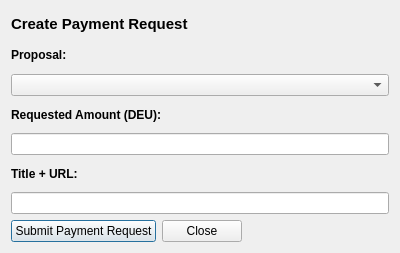
<?xml version="1.0" encoding="UTF-8"?>
<ui version="4.0">
 <class>CommunityFundCreatePaymentRequestDialog</class>
 <widget class="QDialog" name="CommunityFundCreatePaymentRequestDialog">
  <property name="geometry">
   <rect>
    <x>0</x>
    <y>0</y>
    <width>400</width>
    <height>253</height>
   </rect>
  </property>
  <property name="windowTitle">
   <string>Create Payment Request</string>
  </property>
  <layout class="QVBoxLayout" name="verticalLayout_2">
   <item>
    <layout class="QVBoxLayout" name="verticalLayoutCreatePaymentRequest">
     <item>
      <widget class="QLabel" name="labelCreatePaymentRequestTitle">
       <property name="sizePolicy">
        <sizepolicy hsizetype="Preferred" vsizetype="Minimum">
         <horstretch>0</horstretch>
         <verstretch>0</verstretch>
        </sizepolicy>
       </property>
       <property name="font">
        <font>
         <pointsize>11</pointsize>
         <weight>75</weight>
         <bold>true</bold>
        </font>
       </property>
       <property name="text">
        <string>Create Payment Request</string>
       </property>
      </widget>
     </item>
     <item>
      <widget class="QLabel" name="labelProposalHashTitle">
       <property name="sizePolicy">
        <sizepolicy hsizetype="Preferred" vsizetype="Minimum">
         <horstretch>0</horstretch>
         <verstretch>0</verstretch>
        </sizepolicy>
       </property>
       <property name="font">
        <font>
         <weight>75</weight>
         <bold>true</bold>
        </font>
       </property>
       <property name="text">
        <string>Proposal:</string>
       </property>
      </widget>
     </item>
     <item>
      <widget class="QComboBox" name="comboBoxProposalHash"/>
     </item>
     <item>
      <widget class="QLabel" name="labelRequestedAmountTitle">
       <property name="font">
        <font>
         <weight>75</weight>
         <bold>true</bold>
        </font>
       </property>
       <property name="text">
        <string>Requested Amount (DEU):</string>
       </property>
      </widget>
     </item>
     <item>
      <widget class="DeuteriumcoinAmountField" name="lineEditRequestedAmount"/>
     </item>
     <item>
      <widget class="QLabel" name="labelDescriptionTitle">
       <property name="font">
        <font>
         <weight>75</weight>
         <bold>true</bold>
        </font>
       </property>
       <property name="text">
        <string>Title + URL:</string>
       </property>
      </widget>
     </item>
     <item>
      <widget class="QLineEdit" name="plainTextEditDescription"/>
     </item>
     <item>
      <layout class="QHBoxLayout" name="horizontalLayoutSubmitPaymentRequest">
       <property name="topMargin">
        <number>0</number>
       </property>
       <item>
        <widget class="QPushButton" name="pushButtonSubmitPaymentRequest">
         <property name="text">
          <string>Submit Payment Request</string>
         </property>
        </widget>
       </item>
       <item>
        <widget class="QPushButton" name="pushButtonClose">
         <property name="text">
          <string>Close</string>
         </property>
        </widget>
       </item>
       <item>
        <spacer name="horizontalSpacerButton">
         <property name="orientation">
          <enum>Qt::Horizontal</enum>
         </property>
         <property name="sizeHint" stdset="0">
          <size>
           <width>40</width>
           <height>20</height>
          </size>
         </property>
        </spacer>
       </item>
      </layout>
     </item>
    </layout>
   </item>
  </layout>
 </widget>
 <customwidgets>
  <customwidget>
   <class>DeuteriumcoinAmountField</class>
   <extends>QLineEdit</extends>
   <header>deuteriumcoinamountfield.h</header>
   <container>1</container>
  </customwidget>
 </customwidgets>
 <resources/>
 <connections/>
</ui>
